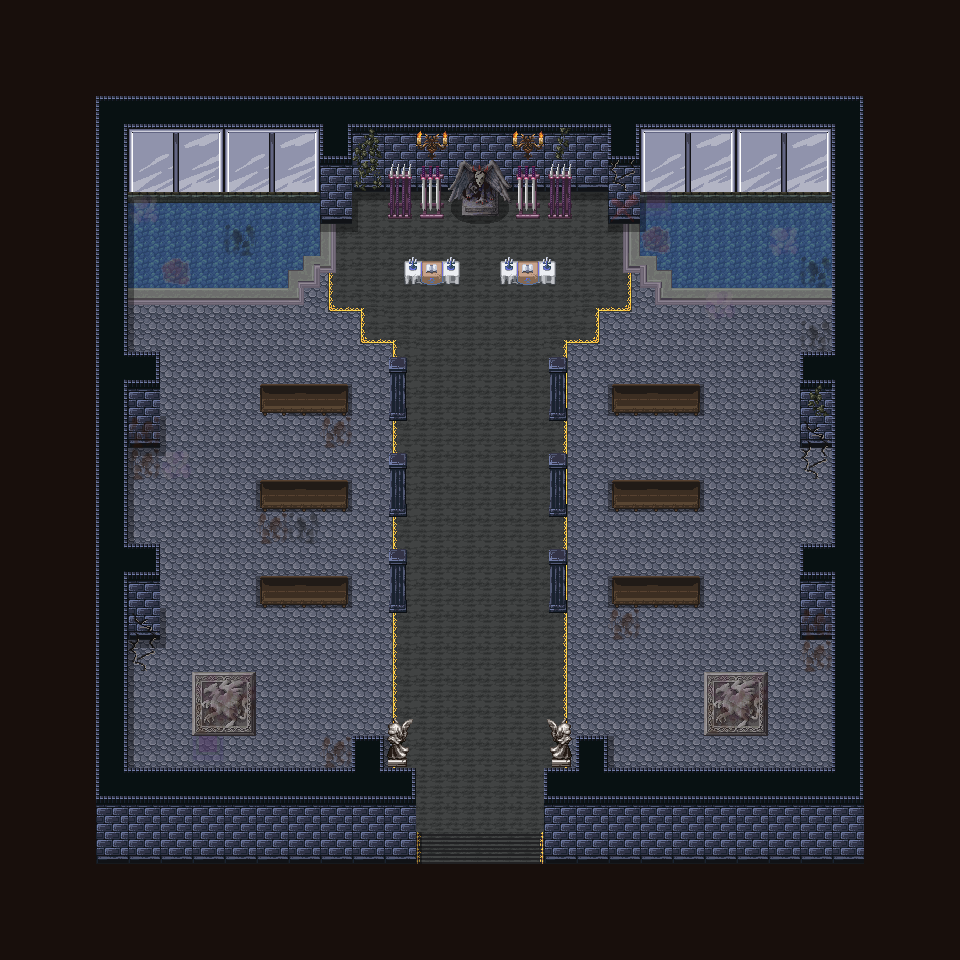

Rendered tile map (Tiled .tmx) drawn with the repository's tilesets; below, a short description and the map source with its tile grids summarised:
An orthogonal 30x30 tile map with 32x32 px tiles, 13 tile layers (floor, wall1, carpet, water, ...).

<map version="1.9" tiledversion="1.9.1" orientation="orthogonal" renderorder="right-down" width="30" height="30" tilewidth="32" tileheight="32" infinite="0" nextlayerid="14" nextobjectid="1">
  <tileset firstgid="1" source="../26,27_tsx/26,27_maptip_3x.tsx" />
  <layer id="3" name="floor" width="30" height="30">
    <data>[900 cells, 463 non-empty, 1 distinct tile ids]</data>
  </layer>
  <layer id="2" name="wall1" width="30" height="30">
    <data>[900 cells, 160 non-empty, 18 distinct tile ids]</data>
  </layer>
  <layer id="5" name="carpet" width="30" height="30">
    <data>[900 cells, 137 non-empty, 10 distinct tile ids]</data>
  </layer>
  <layer id="6" name="water" width="30" height="30">
    <data>[900 cells, 36 non-empty, 5 distinct tile ids]</data>
  </layer>
  <layer id="7" name="kerb" width="30" height="30">
    <data>[900 cells, 18 non-empty, 8 distinct tile ids]</data>
  </layer>
  <layer id="10" name="dirt" width="30" height="30">
    <data>[900 cells, 31 non-empty, 12 distinct tile ids]</data>
  </layer>
  <layer id="9" name="shadow" width="30" height="30">
    <data>[900 cells, 59 non-empty, 7 distinct tile ids]</data>
  </layer>
  <layer id="8" name="furniture1" width="30" height="30">
    <data>[900 cells, 86 non-empty, 31 distinct tile ids]</data>
  </layer>
  <layer id="13" name="furniture2" width="30" height="30">
    <data>[900 cells, 0 non-empty, 0 distinct tile ids]</data>
  </layer>
  <layer id="11" name="chara" width="30" height="30">
    <data>[900 cells, 0 non-empty, 0 distinct tile ids]</data>
  </layer>
  <layer id="12" name="furniture3" width="30" height="30">
    <data>[900 cells, 6 non-empty, 1 distinct tile ids]</data>
  </layer>
  <layer id="4" name="wall2" width="30" height="30">
    <data>[900 cells, 24 non-empty, 6 distinct tile ids]</data>
  </layer>
  <layer id="1" name="black" width="30" height="30">
    <data>[900 cells, 324 non-empty, 1 distinct tile ids]</data>
  </layer>
</map>
